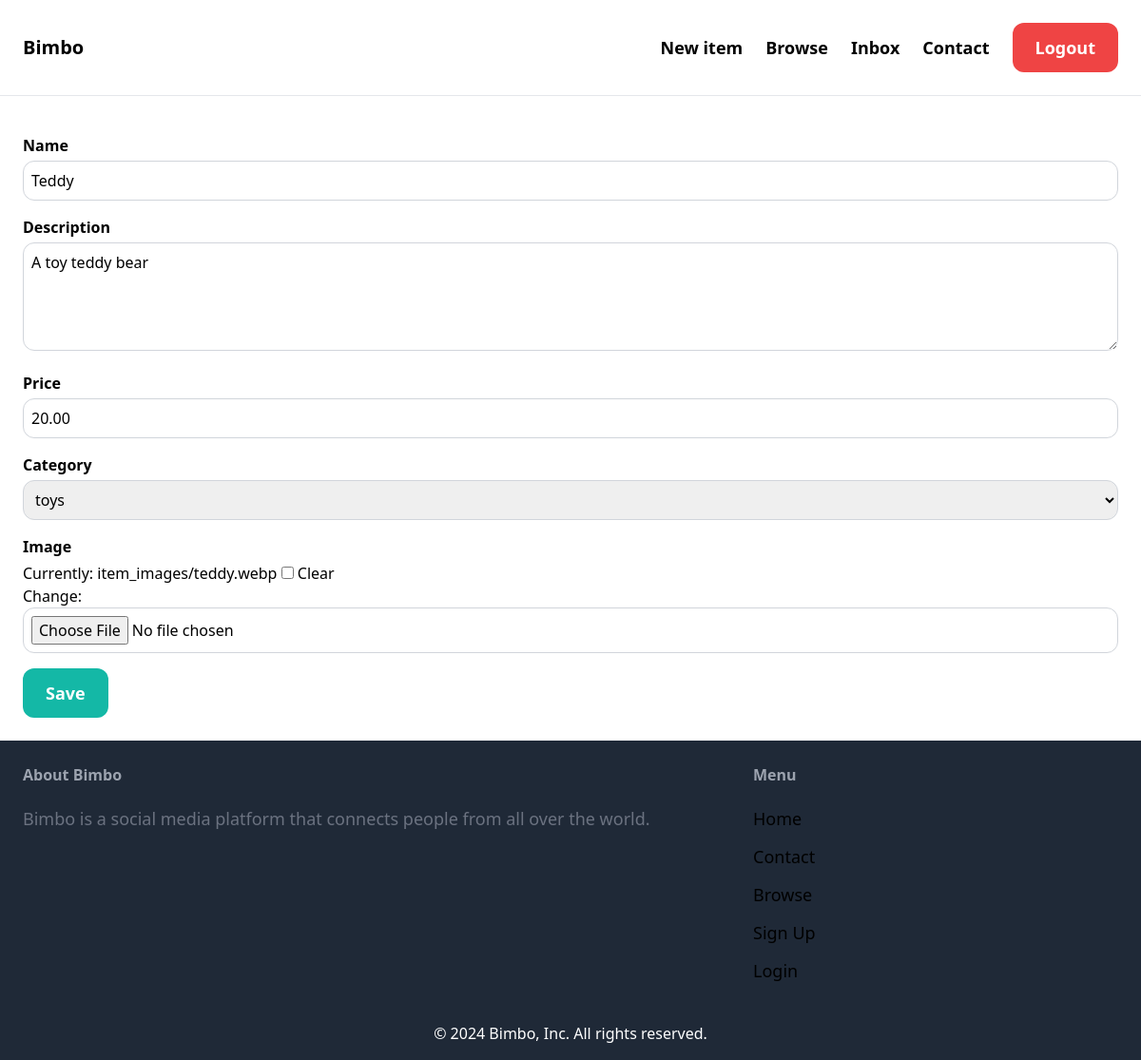
Screenshot of /item/item/11/edit/ (signed in) with the database file from the repository.
### item/models.py (models this page shows, shortened)
class Item(models.Model):
    name = models.CharField(max_length=200)
    description = models.TextField(blank=True, null=True)
    price = models.DecimalField(max_digits=10, decimal_places=2)
    created_by = models.ForeignKey(User, related_name='items', on_delete=models.CASCADE, null=True, blank=True)
    created_at = models.DateTimeField(auto_now_add=True)
    is_available = models.BooleanField(default=True)
    category = models.ForeignKey(Category, on_delete=models.CASCADE, related_name='items', default=4)
    image = models.ImageField(upload_to='item_images', blank=True, null=True)

### item/views.py (the view)
# urls.py: path('item/<int:pk>/edit/', views.edit, name='edit'),
def edit(request, pk):
    item = get_object_or_404(Item, pk=pk, created_by=request.user)
    if request.method == 'POST':
        form = ItemUpdateForm(request.POST, request.FILES, instance=item)
        if form.is_valid():
            form.save()
            return redirect('item:detail', pk=item.pk)
    else:
        form = ItemUpdateForm(instance=item)
    return render(request, 'item/form.html', {'form': form, 'title': 'Edit Item'})

### item/forms.py
class ItemUpdateForm(forms.ModelForm):
    class Meta:
        model = Item
        fields = ['name', 'description', 'price', 'category', 'image', 'is_available']
        widgets = {
            'name': forms.TextInput(attrs={'class': 'w-full p-2 border border-gray-300 rounded-xl', 'placeholder': 'Item Name'}),
            'description': forms.Textarea(attrs={'class': 'w-full p-2 border border-gray-300 rounded-xl', 'placeholder': 'Item Description', 'rows': 4}),
            'price': forms.NumberInput(attrs={'class': 'w-full p-2 border border-gray-300 rounded-xl', 'placeholder': 'Item Price'}),
            'category': forms.Select(attrs={'class': 'w-full p-2 border border-gray-300 rounded-xl'}),
            'image': forms.ClearableFileInput(attrs={'class': 'w-full p-2 border border-gray-300 rounded-xl'}),
        }

### item/models.py (called while the page is built)
    def __str__(self):
        return self.name

### item/templates/item/form.html (shortened to what this page needs)
{% extends "base.html" %}
{% block content %}
<form method="POST" action='.' enctype="multipart/form-data">
    <div class="mb-4">
        <label for="id_name" class="block mb-1 font-semibold">Name</label>
        {{ form.name }}
    </div>
    <div class="mb-4">
        <label for="id_description" class="block mb-1 font-semibold">Description</label>
        {{ form.description }}
    </div>
    <div class="mb-4">
        <label for="id_price" class="block mb-1 font-semibold">Price</label>
        {{ form.price }}
    </div>
    <div class="mb-4">
        <label for="id_category" class="block mb-1 font-semibold">Category</label>
        {{ form.category }}
    </div>
    <div class="mb-4">
        <label for="id_image" class="block mb-1 font-semibold">Image</label>
        {{ form.image }}
    </div>
    <button type="submit" class="px-6 py-3 text-lg font-semibold bg-teal-500 hover:bg-teal-700 text-white rounded-xl">Save</button>
</form>
{% endblock %}

### rows the page displays
Item: name "Teddy", description "A toy teddy bear", price "20.00", category "toys"
